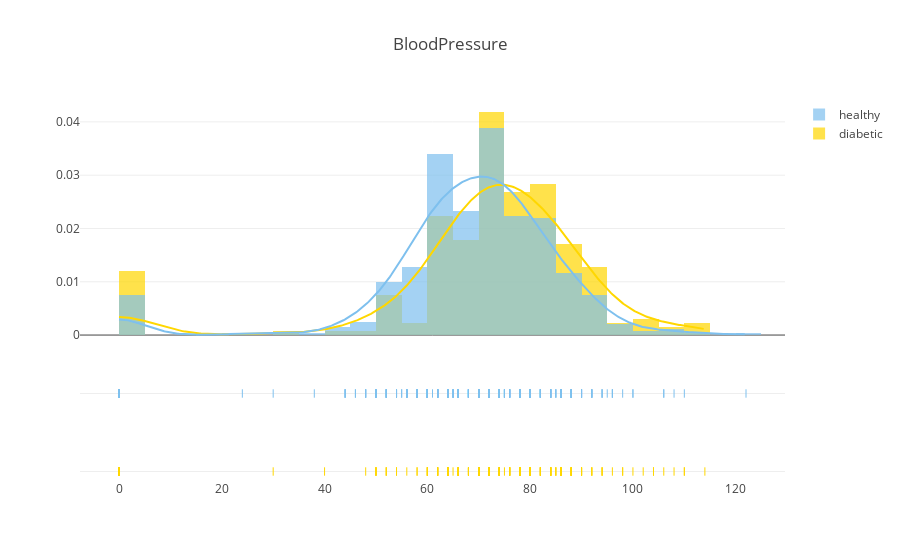

Notebook code for this chart:
### Markdown cell above
* ** BloodPressure** : Diastolic blood pressure (mm Hg)

### Code cell
plot_distribution('BloodPressure', 5)

### Figure 1 — Plotly figure (JSON) as saved in the notebook; plotly's stock layout.template omitted (floating-point values rounded to 4 significant figures; data arrays with more than 128 entries replaced by an {"elided": "..."} marker saying what was removed)
{"data": [{"autobinx": false, "histnorm": "probability density", "legendgroup": "diabetic", "marker": {"color": "#FFD700"}, "name": "diabetic", "opacity": 0.7, "type": "histogram", "uid": "2298f2b2-8098-4bfa-aebc-8d8f0c243500", "x": {"elided": "268 int values"}, "xaxis": "x", "xbins": {"end": 114, "size": 5, "start": 0}, "yaxis": "y"}, {"autobinx": false, "histnorm": "probability density", "legendgroup": "healthy", "marker": {"color": "#7EC0EE"}, "name": "healthy", "opacity": 0.7, "type": "histogram", "uid": "82a70f04-07f7-4866-92d5-8dcf313fba56", "x": {"elided": "500 int values"}, "xaxis": "x", "xbins": {"end": 122, "size": 5, "start": 0}, "yaxis": "y"}, {"legendgroup": "diabetic", "marker": {"color": "#FFD700"}, "mode": "lines", "name": "diabetic", "showlegend": false, "type": "scatter", "uid": "c46f7f73-38b4-4fa1-914f-a453e5504494", "x": {"elided": "500 float values"}, "xaxis": "x", "y": {"elided": "500 float values"}, "yaxis": "y"}, {"legendgroup": "healthy", "marker": {"color": "#7EC0EE"}, "mode": "lines", "name": "healthy", "showlegend": false, "type": "scatter", "uid": "e5e12f93-9804-4959-96cb-9b0d9b29aaa2", "x": {"elided": "500 float values"}, "xaxis": "x", "y": {"elided": "500 float values"}, "yaxis": "y"}, {"legendgroup": "diabetic", "marker": {"color": "#FFD700", "symbol": "line-ns-open"}, "mode": "markers", "name": "diabetic", "showlegend": false, "type": "scatter", "uid": "b4f482d3-9eeb-417a-8260-1ddfc7d4e538", "x": {"elided": "268 int values"}, "xaxis": "x", "y": {"elided": "268 str values"}, "yaxis": "y2"}, {"legendgroup": "healthy", "marker": {"color": "#7EC0EE", "symbol": "line-ns-open"}, "mode": "markers", "name": "healthy", "showlegend": false, "type": "scatter", "uid": "7d18f214-f187-4aea-8803-591267623833", "x": {"elided": "500 int values"}, "xaxis": "x", "y": {"elided": "500 str values"}, "yaxis": "y2"}], "layout": {"barmode": "overlay", "hovermode": "closest", "legend": {"traceorder": "reversed"}, "title": {"text": "BloodPressure"}, "xaxis": {"anchor": "y2", "domain": [0, 1], "zeroline": false}, "yaxis": {"anchor": "free", "domain": [0.35, 1], "position": 0}, "yaxis2": {"anchor": "x", "domain": [0, 0.25], "dtick": 1, "showticklabels": false}}}
